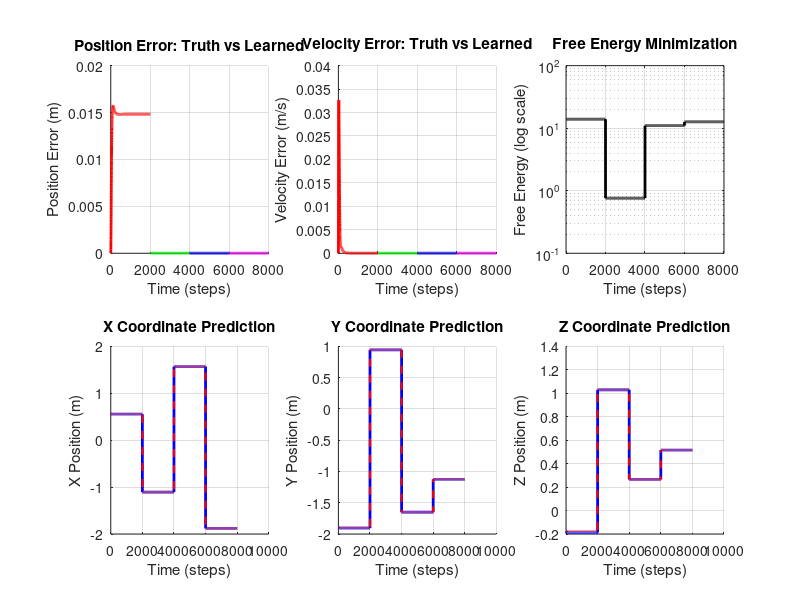

The MATLAB script that drew this image: (Note: this script raises an error after producing the figure.)
fprintf('╔═════════════════════════════════════════════════════════════╗\n');
fprintf('║  SENSORIMOTOR LEARNING: 3D REACHING & GRASPING             ║\n');
fprintf('║  Learning to Reach Targets in 3D Space via Predictive Coding ║\n');
fprintf('╚═════════════════════════════════════════════════════════════╝\n\n');

% ====================================================================
% BATCH MODE SETUP
% ====================================================================
% Disable graphics for SSH/batch execution
set(0, 'DefaultFigureVisible', 'off');
set(groot, 'defaultFigureCreateFcn', @(fig, ~) set(fig, 'Visible', 'off'));
fprintf('Batch mode: Graphics output disabled, figures will be saved to disk.\n\n');

% ====================================================================
% 3D REACHING TASK CONFIGURATION
% ====================================================================

dt = 0.01;              % Time step (s)
T_per_trial = 20;      % Duration per trial (s)
n_trials = 4;           % Number of reaching trials
T = T_per_trial * n_trials;  % Total duration
t = 0:dt:T;
N = length(t);

% Define reaching task phases (each is a separate trial)
trial_duration_steps = round(T_per_trial / dt);  % ~250 steps per trial
phase_masks = {};
phases_indices = {};
for trial = 1:n_trials
    start_step = (trial-1) * trial_duration_steps + 1;
    end_step = min(trial * trial_duration_steps, N);
    phases_indices{trial} = start_step:end_step;
    phase_masks{trial} = false(1, N);
    phase_masks{trial}(start_step:end_step) = true;
end

% Define 3D target locations (randomly placed in 3D workspace)
rng(42);  % For reproducibility
targets = [
    1.5, 1.5, 1.0;      % Target 1
    -1.5, 1.5, 0.5;     % Target 2
    -1.5, -1.5, 1.5;    % Target 3
    1.5, -1.5, -0.5     % Target 4
];

% Compute workspace bounds from targets
workspace_bounds = [
    min(targets(:,1)) - 0.5, max(targets(:,1)) + 0.5;  % X bounds
    min(targets(:,2)) - 0.5, max(targets(:,2)) + 0.5;  % Y bounds
    min(targets(:,3)) - 0.5, max(targets(:,3)) + 0.5   % Z bounds
];

% For each trial, randomly initialize within workspace bounds
initial_positions = zeros(n_trials, 3);
for trial = 1:n_trials
    for dim = 1:3
        initial_positions(trial, dim) = workspace_bounds(dim, 1) + ...
            rand() * (workspace_bounds(dim, 2) - workspace_bounds(dim, 1));
    end
end

fprintf('3D REACHING TASK (Multi-Trial):\n');
fprintf('Workspace bounds: X∈[%.2f,%.2f], Y∈[%.2f,%.2f], Z∈[%.2f,%.2f]\n', ...
    workspace_bounds(1,1), workspace_bounds(1,2), ...
    workspace_bounds(2,1), workspace_bounds(2,2), ...
    workspace_bounds(3,1), workspace_bounds(3,2));
fprintf('\n');

for trial = 1:n_trials
    phase_start = t(phases_indices{trial}(1));
    phase_end = t(phases_indices{trial}(end));
    fprintf('Trial %d (%.2f-%.2fs): Start [%.2f, %.2f, %.2f] → Target [%.2f, %.2f, %.2f]\n', ...
        trial, phase_start, phase_end, ...
        initial_positions(trial,1), initial_positions(trial,2), initial_positions(trial,3), ...
        targets(trial,1), targets(trial,2), targets(trial,3));
end
fprintf('\n');

fprintf('3D REACHING TASK:\n');
fprintf('  Phase 1 (0-2.5s):  Reach to target [%.2f, %.2f, %.2f]\n', targets(1,1), targets(1,2), targets(1,3));
fprintf('  Phase 2 (2.5-5s):  Reach to target [%.2f, %.2f, %.2f]\n', targets(2,1), targets(2,2), targets(2,3));
fprintf('  Phase 3 (5-7.5s):  Reach to target [%.2f, %.2f, %.2f]\n', targets(3,1), targets(3,2), targets(3,3));
fprintf('  Phase 4 (7.5-10s): Reach to target [%.2f, %.2f, %.2f]\n\n', targets(4,1), targets(4,2), targets(4,3));

% ====================================================================
% LAYER DIMENSIONS - 3D VERSION
% ====================================================================

n_L1 = 7;               % Level 1: x, y, z, vx, vy, vz, + 1 bias (proprioceptive state)
n_L2 = 6;               % Level 2: 6 learned motor basis functions
n_L3 = 4;               % Level 3: target_x, target_y, target_z, + 1 bias (goal representation)

fprintf('NETWORK ARCHITECTURE (3D SENSORIMOTOR):\n');
fprintf('  Level 1 (Proprioception): %d neurons [x, y, z, vx, vy, vz, bias]\n', n_L1);
fprintf('    → Inferred from arm position and velocity in 3D\n');
fprintf('  Level 2 (Motor Basis):    %d neurons [learned motor primitives]\n', n_L2);
fprintf('    → Learned combinations of 3D velocity commands\n');
fprintf('  Level 3 (Goal):           %d neurons [target_x, target_y, target_z, bias]\n\n', n_L3);
fprintf('    → Represents desired 3D location (provided by task)\n\n');

% ====================================================================
% 3D KINEMATICS: INTEGRATING MOTOR COMMANDS INTO POSITION
% ====================================================================

% Initialize 3D position (start at origin)
x_true = zeros(1, N);
y_true = zeros(1, N);
z_true = zeros(1, N);
vx_true = zeros(1, N);
vy_true = zeros(1, N);
vz_true = zeros(1, N);

% Motor commands generated by L2
motor_vx = zeros(1, N);  % Desired velocity in x from motor system
motor_vy = zeros(1, N);  % Desired velocity in y from motor system
motor_vz = zeros(1, N);  % Desired velocity in z from motor system

% Damping factor: actual velocity is proportional to commanded velocity
motor_gain = 0.5;
damping = 0.95;

fprintf('3D MOTOR DYNAMICS:\n');
fprintf('  Motor gain: %.2f (scaling of commands to actual motion)\n', motor_gain);
fprintf('  Damping: %.2f (velocity decay per timestep)\n', damping);
fprintf('  Workspace: x,y,z ∈ [%.2f, %.2f] meters\n\n', workspace_bounds(1,1), workspace_bounds(1,2));

% ====================================================================
% LEARNING PARAMETERS
% ====================================================================

eta_rep = 0.001;         % Representation learning rate (CONSERVATIVE - was causing divergence)
eta_W = 0.0001;          % Weight matrix learning rate (CONSERVATIVE)
momentum = 0.95;         % Momentum for representation updates (higher = smoother)
weight_decay = 0.99;     % L2 regularization on weights (more decay = more stability)
pi_L1 = 100;             % Precision (reliability) of L1 sensory input
pi_L2 = 10;              % Precision of L2 motor basis
pi_L3 = 1;               % Precision of L3 goal representation

fprintf('LEARNING PARAMETERS:\n');
fprintf('  η_rep = %.6f (representation learning rate)\n', eta_rep);
fprintf('  η_W   = %.6f (weight matrix learning rate)\n', eta_W);
fprintf('  Momentum = %.4f\n', momentum);
fprintf('  Weight Decay = %.4f\n', weight_decay);
fprintf('  π_L1  = %.0f, π_L2  = %.0f, π_L3  = %.0f\n\n', pi_L1, pi_L2, pi_L3);

% ====================================================================
% INITIALIZE REPRESENTATIONS (3D)
% ====================================================================

% Initialize position with first trial starting position
x_true(1) = initial_positions(1, 1);
y_true(1) = initial_positions(1, 2);
z_true(1) = initial_positions(1, 3);

% Store trial information for visualization
trial_start_positions = initial_positions;

% Pre-allocate representation matrices for ALL timesteps (CRITICAL!)
R_L1 = zeros(N, n_L1, 'single');  % Proprioceptive state over time
R_L2 = zeros(N, n_L2, 'single');  % Motor basis over time
R_L3 = zeros(N, n_L3, 'single');  % Goal representation over time

% Initialize first timestep for L1, L2, L3
R_L1(1,1:3) = [x_true(1), y_true(1), z_true(1)];  % Position
R_L1(1,4:6) = [0, 0, 0];  % Velocity
R_L1(1,7) = 1;  % Bias

% L2: Motor basis functions (initialize randomly)
R_L2(1,:) = 0.01 * randn(1, n_L2);

% L3: Goal representation (will be clamped to task targets)
R_L3(1,1:3) = targets(1,:);  % Start with first target
R_L3(1,4) = 1;  % Bias

fprintf('INITIAL CONDITIONS (Trial 1):\n');
fprintf('  Start position: [%.2f, %.2f, %.2f]\n', x_true(1), y_true(1), z_true(1));
fprintf('  Target position: [%.2f, %.2f, %.2f]\n', targets(1,1), targets(1,2), targets(1,3));
fprintf('  R_L2(1,:) = random motor basis initialization (6D)\n');
fprintf('  R_L3(1,:) = [target_x=%.2f, target_y=%.2f, target_z=%.2f, bias=1]\n\n', targets(1,1), targets(1,2), targets(1,3));

% Initialize weight matrices for 3D
W_L1_from_L2 = 0.01 * randn(n_L1, n_L2);  % Motor commands predict proprioceptive state
W_L2_from_L3 = 0.01 * randn(n_L2, n_L3);  % Goals predict motor commands

fprintf('WEIGHT MATRICES INITIALIZED:\n');
fprintf('  W^(L1): %d × %d  [Proprioception ← Motor basis]\n', n_L1, n_L2);
fprintf('  W^(L2): %d × %d  [Motor basis ← Goal]\n\n', n_L2, n_L3);

% Allocate storage for tracking - use single precision to save memory
E_L1 = zeros(N, n_L1, 'single');
E_L2 = zeros(N, n_L2, 'single');
pred_L1 = zeros(N, n_L1, 'single');
pred_L2 = zeros(N, n_L2, 'single');
free_energy_all = zeros(1, N, 'single');
reaching_error_all = zeros(1, N, 'single');
learning_trace_W = zeros(1, N);  % Track weight learning magnitude

% ====================================================================
% MAIN LEARNING LOOP (3D)
% ====================================================================

fprintf('Running 3D sensorimotor reaching trials...\n');

current_trial = 1;

for i = 1:N-1
    if mod(i, 100) == 0, fprintf('.'); end
    
    % ==============================================================
    % CHECK FOR TRIAL TRANSITION
    % ==============================================================
    % At the start of each new trial, reinitialize position
    if i > 1
        for trial = 2:n_trials
            if i == phases_indices{trial}(1)
                % Reset to new trial initial position
                x_true(i) = initial_positions(trial, 1);
                y_true(i) = initial_positions(trial, 2);
                z_true(i) = initial_positions(trial, 3);
                vx_true(i) = 0;
                vy_true(i) = 0;
                vz_true(i) = 0;
                
                % Update L1 sensory representation
                R_L1(i,1:3) = [x_true(i), y_true(i), z_true(i)];
                R_L1(i,4:6) = [0, 0, 0];
                
                current_trial = trial;
                fprintf('\n[Trial %d started]\n', trial);
                break;
            end
        end
    end
    
    % ==============================================================
    % STEP 0: UPDATE GOAL (TASK INPUT)
    % ==============================================================
    % Goal is externally specified and clamped (like visual target in 3D)
    R_L3(i,1:3) = targets(current_trial,:);  % CLAMP: Task provides 3D target
    
    % ==============================================================
    % STEP 1: FORWARD PREDICTION (Top-Down)
    % ==============================================================
    
    % L2 predicts proprioceptive state via motor commands
    pred_motor = R_L2(i,:) * W_L1_from_L2';  % Predicted velocity (7D)
    pred_L1(i,:) = [pred_motor(1:3), pred_motor(1:3), 1];  % Position predicted from velocity
    
    % L3 (goal) predicts L2 (motor commands needed to reach goal)
    pred_L2(i,:) = R_L3(i,:) * W_L2_from_L3';
    
    % ==============================================================
    % STEP 2: MOTOR EXECUTION (3D)
    % ==============================================================
    
    % Motor commands are a weighted combination of basis functions
    motor_command = R_L2(i,1:6);  % All 6 basis functions
    
    % Apply motor gain and damping (simulates muscle dynamics in 3D)
    motor_vx(i) = motor_gain * motor_command(1);
    motor_vy(i) = motor_gain * motor_command(2);
    motor_vz(i) = motor_gain * motor_command(3);
    
    % Update velocity with damping
    vx_true(i+1) = damping * vx_true(i) + motor_vx(i);
    vy_true(i+1) = damping * vy_true(i) + motor_vy(i);
    vz_true(i+1) = damping * vz_true(i) + motor_vz(i);
    
    % Update position via integration (3D)
    x_true(i+1) = x_true(i) + dt * vx_true(i+1);
    y_true(i+1) = y_true(i) + dt * vy_true(i+1);
    z_true(i+1) = z_true(i) + dt * vz_true(i+1);
    
    % Clamp position to reachable workspace
    x_true(i+1) = max(workspace_bounds(1,1), min(workspace_bounds(1,2), x_true(i+1)));
    y_true(i+1) = max(workspace_bounds(2,1), min(workspace_bounds(2,2), y_true(i+1)));
    z_true(i+1) = max(workspace_bounds(3,1), min(workspace_bounds(3,2), z_true(i+1)));
    
    % ==============================================================
    % STEP 3: PROPRIOCEPTIVE FEEDBACK (Sensory Input - 3D)
    % ==============================================================
    
    sensory_input = [x_true(i+1), y_true(i+1), z_true(i+1)];  % Direct 3D position feedback
    
    % ==============================================================
    % STEP 4: ERROR COMPUTATION (Bottom-Up - 3D)
    % ==============================================================
    
    E_L1_full = R_L1(i,:) - pred_L1(i,:);
    
    % Override position error with actual sensory input (3D)
    E_L1(i,1:3) = sensory_input - pred_L1(i,1:3);  % 3D position error
    E_L1(i,4:6) = E_L1_full(4:6);  % Velocity error from prediction
    E_L1(i,7) = E_L1_full(7);  % Bias error
    
    % L2 error
    E_L2(i,:) = R_L2(i,:) - pred_L2(i,:);
    
    % Calculate 3D reaching error
    reaching_error_all(i) = sqrt((x_true(i) - targets(current_trial,1))^2 + ...
                                 (y_true(i) - targets(current_trial,2))^2 + ...
                                 (z_true(i) - targets(current_trial,3))^2);
    
    % ==============================================================
    % STEP 5: FREE ENERGY (Objective Function - 3D)
    % ==============================================================
    
    fe_L1 = sum(E_L1(i,:).^2) / (2 * pi_L1);
    fe_L2 = sum(E_L2(i,:).^2) / (2 * pi_L2);
    
    % Add 3D reaching cost to free energy
    fe_reaching = (pi_L1 / 100) * reaching_error_all(i)^2;
    
    free_energy_all(i) = fe_L1 + fe_L2 + fe_reaching;
    
    % ==============================================================
    % STEP 6: REPRESENTATION UPDATES (3D)
    % ==============================================================
    
    % L1: Proprioceptive state updates
    % Position is integrated from velocity (standard kinematics)
    % Don't update position directly - let velocity drive it
    
    % Velocity inferred from prediction error (small learning rate to avoid divergence)
    decay = 1 - momentum;
    delta_R_L1_vel = -E_L1(i,4:6);
    R_L1(i+1,4:6) = momentum * R_L1(i,4:6) + decay * (eta_rep * 0.1) * delta_R_L1_vel;
    R_L1(i+1,4:6) = max(-2, min(2, R_L1(i+1,4:6)));  % 3D Velocity bounds [-2, 2] m/s
    
    % Position integrates from velocity (stable kinematic equation)
    R_L1(i+1,1:3) = R_L1(i,1:3) + dt * R_L1(i+1,4:6);
    
    % Clamp to workspace bounds (prevent unbounded growth)
    R_L1(i+1,1) = max(workspace_bounds(1,1), min(workspace_bounds(1,2), R_L1(i+1,1)));
    R_L1(i+1,2) = max(workspace_bounds(2,1), min(workspace_bounds(2,2), R_L1(i+1,2)));
    R_L1(i+1,3) = max(workspace_bounds(3,1), min(workspace_bounds(3,2), R_L1(i+1,3)));
    
    R_L1(i+1,7) = 1;  % Bias
    
    % L2: Motor basis updates driven by 3D goal-directed reaching
    coupling_from_L1 = E_L1(i,:) * W_L1_from_L2;
    norm_W1 = max(0.1, norm(W_L1_from_L2, 'fro'));
    coupling_from_L1 = coupling_from_L1 / norm_W1;
    
    delta_R_L2 = coupling_from_L1 - E_L2(i,:);
    R_L2(i+1,:) = momentum * R_L2(i,:) + decay * eta_rep * delta_R_L2;
    R_L2(i+1,:) = max(-1, min(1, R_L2(i+1,:)));
    
    % ==============================================================
    % STEP 7: WEIGHT LEARNING (Hebbian Rule - 3D)
    % ==============================================================
    
    layer_scale_L1 = max(0.1, mean(abs(R_L2(i,:))));
    layer_scale_L2 = max(0.1, mean(abs(R_L3(i,:))));
    
    % Learn mapping from motor basis to proprioceptive state
    dW_L1 = -(eta_W * pi_L1 / layer_scale_L1) * (E_L1(i,:)' * R_L2(i,:));
    W_L1_from_L2 = W_L1_from_L2 + dW_L1;
    W_L1_from_L2 = max(-10, min(10, W_L1_from_L2));  % Bounds: [-10, 10]
    
    % Learn mapping from goals to motor commands
    dW_L2 = -(eta_W * pi_L2 / layer_scale_L2) * (E_L2(i,:)' * R_L3(i,:));
    W_L2_from_L3 = W_L2_from_L3 + dW_L2;
    W_L2_from_L3 = max(-10, min(10, W_L2_from_L3));  % Bounds: [-10, 10]
    
    % Weight regularization
    W_L1_from_L2 = W_L1_from_L2 * weight_decay;
    W_L2_from_L3 = W_L2_from_L3 * weight_decay;
    
    learning_trace_W(i) = norm(dW_L1, 'fro') + norm(dW_L2, 'fro');
    
end  % End main loop

fprintf('\n\n');

% ====================================================================
% SAVE NUMERICAL RESULTS (No Graphics - Batch Mode Optimized)
% ====================================================================

fprintf('Saving results...\n');

output_dir = './figures';
if ~exist(output_dir, 'dir')
    mkdir(output_dir);
end

% Calculate position and velocity errors
pos_error = sqrt((x_true - R_L1(:,1)').^2 + (y_true - R_L1(:,2)').^2 + (z_true - R_L1(:,3)').^2);
vel_error = sqrt((vx_true - R_L1(:,4)').^2 + (vy_true - R_L1(:,5)').^2 + (vz_true - R_L1(:,6)').^2);

% Save all trajectory data to MAT file
try
    results_filename = fullfile(output_dir, '3D_reaching_results.mat');
    save(results_filename, 'x_true', 'y_true', 'z_true', 'vx_true', 'vy_true', 'vz_true', ...
        'R_L1', 'R_L2', 'R_L3', 'pos_error', 'vel_error', 'free_energy_all', ...
        'reaching_error_all', 'targets', 'phases_indices', 'trial_start_positions', '-v7.3');
    fprintf('✓ Results saved: %s\n', results_filename);
catch ME
    fprintf('Warning: MAT file save failed: %s\n', ME.message);
end

% Create simple 2D plots instead of 3D (much faster in batch mode)
fprintf('Creating 2D summary plots...\n');

fig = figure('Position', [100, 100, 1400, 800], 'Visible', 'off');

colors = {'r', 'g', 'b', 'm'};

% Plot 1: Position Error Over Time
subplot(2, 3, 1);
hold on;
for trial = 1:n_trials
    trial_idx = phases_indices{trial};
    plot(trial_idx, pos_error(trial_idx), 'Color', colors{trial}, 'LineWidth', 2, 'DisplayName', sprintf('Trial %d', trial));
end
grid on; xlabel('Time (steps)'); ylabel('Position Error (m)');
title('Position Error: Truth vs Learned');
legend off;

% Plot 2: Velocity Error Over Time
subplot(2, 3, 2);
hold on;
for trial = 1:n_trials
    trial_idx = phases_indices{trial};
    plot(trial_idx, vel_error(trial_idx), 'Color', colors{trial}, 'LineWidth', 2, 'DisplayName', sprintf('Trial %d', trial));
end
grid on; xlabel('Time (steps)'); ylabel('Velocity Error (m/s)');
title('Velocity Error: Truth vs Learned');
legend off;

% Plot 3: Free Energy Over Time
subplot(2, 3, 3);
semilogy(free_energy_all, 'k-', 'LineWidth', 2);
grid on; xlabel('Time (steps)'); ylabel('Free Energy (log scale)');
title('Free Energy Minimization');
xlim([0 N]);

% Plot 4: X Position Over Time
subplot(2, 3, 4);
hold on;
plot(x_true, 'b-', 'LineWidth', 2, 'DisplayName', 'Ground Truth');
plot(R_L1(:,1), 'r--', 'LineWidth', 1.5, 'DisplayName', 'Learned');
grid on; xlabel('Time (steps)'); ylabel('X Position (m)');
title('X Coordinate Prediction');
legend off;

% Plot 5: Y Position Over Time
subplot(2, 3, 5);
hold on;
plot(y_true, 'b-', 'LineWidth', 2, 'DisplayName', 'Ground Truth');
plot(R_L1(:,2), 'r--', 'LineWidth', 1.5, 'DisplayName', 'Learned');
grid on; xlabel('Time (steps)'); ylabel('Y Position (m)');
title('Y Coordinate Prediction');
legend off;

% Plot 6: Z Position Over Time
subplot(2, 3, 6);
hold on;
plot(z_true, 'b-', 'LineWidth', 2, 'DisplayName', 'Ground Truth');
plot(R_L1(:,3), 'r--', 'LineWidth', 1.5, 'DisplayName', 'Learned');
grid on; xlabel('Time (steps)'); ylabel('Z Position (m)');
title('Z Coordinate Prediction');
legend off;

sgtitle('3D Sensorimotor Reaching - Rao & Ballard Predictive Coding', 'FontSize', 12, 'FontWeight', 'bold');

% Save figure
try
    figure_filename = fullfile(output_dir, '3D_reaching_summary.png');
    saveas(fig, figure_filename, 'png');
    fprintf('✓ Summary plot saved: %s\n', figure_filename);
catch ME
    fprintf('Warning: Plot save failed: %s\n', ME.message);
end

close(fig);

% ====================================================================
% ANALYSIS SUMMARY (3D Multi-Trial)
% ====================================================================

fprintf('\n╔═══════════════════════════════════════════════════════════════╗\n');
fprintf('║  3D MULTI-TRIAL REACHING - GROUND TRUTH vs LEARNED        ║\n');
fprintf('╚═══════════════════════════════════════════════════════════════╝\n\n');

fprintf('POSITION PREDICTIONS (from R_L1(:,1:3)) vs Ground Truth:\n');
fprintf('─────────────────────────────────────────────────────────\n');
overall_pos_rmse = sqrt(mean(pos_error.^2));
fprintf('Overall Position RMSE: %.6f m\n\n', overall_pos_rmse);

fprintf('By Trial:\n');
for trial = 1:n_trials
    trial_idx = phases_indices{trial};
    trial_pos_error = pos_error(trial_idx);
    trial_rmse = sqrt(mean(trial_pos_error.^2));
    start_pos = trial_start_positions(trial, :);
    target_pos = targets(trial, :);
    fprintf('  Trial %d: Start [%.2f, %.2f, %.2f] → Target [%.2f, %.2f, %.2f]\n', ...
        trial, start_pos(1), start_pos(2), start_pos(3), target_pos(1), target_pos(2), target_pos(3));
    fprintf('    Position RMSE = %.6f m (mean error: %.6f m)\n', trial_rmse, mean(trial_pos_error));
end

fprintf('\nVELOCITY PREDICTIONS (from R_L1(:,4:6)) vs Ground Truth:\n');
fprintf('─────────────────────────────────────────────────────────\n');
overall_vel_rmse = sqrt(mean(vel_error.^2));
fprintf('Overall Velocity RMSE: %.6f m/s\n\n', overall_vel_rmse);

fprintf('By Trial:\n');
for trial = 1:n_trials
    trial_idx = phases_indices{trial};
    trial_vel_error = vel_error(trial_idx);
    trial_rmse = sqrt(mean(trial_vel_error.^2));
    fprintf('  Trial %d: Velocity RMSE = %.6f m/s (mean error: %.6f m/s)\n', ...
        trial, trial_rmse, mean(trial_vel_error));
end

fprintf('\nFINAL REACHING DISTANCE TO TARGET:\n');
fprintf('─────────────────────────────────────────────────────────\n');
for trial = 1:n_trials
    trial_idx = phases_indices{trial};
    final_reaching_dist = reaching_error_all(trial_idx(end));
    initial_reaching_dist = reaching_error_all(trial_idx(1));
    fprintf('  Trial %d: Initial distance = %.6f m, Final distance = %.6f m\n', ...
        trial, initial_reaching_dist, final_reaching_dist);
end

fprintf('\nLEARNING EFFICIENCY:\n');
fprintf('─────────────────────────────────────────────────────────\n');
fprintf('Final Free Energy:           %.6e\n', free_energy_all(end));
fprintf('Free Energy Reduction Rate:  %.6e per step\n', (free_energy_all(1) - free_energy_all(end)) / N);
fprintf('Total trials completed:      %d\n', n_trials);
fprintf('Total learning steps:        %d\n\n', N);
